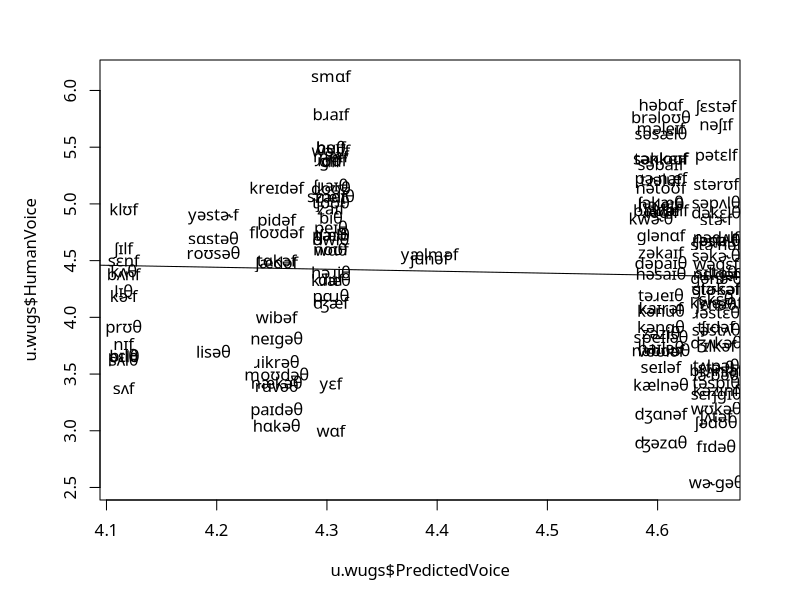

R code for this plot:
datadir = "~/Documents/wuglearn/"
chartdir = "~/Documents/wuglearn/charts/"

# load data
setwd(datadir)
wugs = read.csv("learner_output_wugs.txt", sep="\t")
#summary(wugs)
#nrow(wugs)

u.wugs = unique(wugs[,c("Base","Ortho","HumanVoice","MinGenVoice","PredictedVoice")])
#nrow(u.wugs)
# done loading data


# prepare for making charts
setwd(chartdir)
chartmode = "pdf"
chartmode = "screen"
myfont = "Doulos SIL"; pointsize=10
myfont = "Linux Libertine"; pointsize=12
quartz.fnc = function(cwidth,cheight,cname) {
	if(chartmode=="screen") {
		quartz(width=cwidth,height=cheight)
	}
	if(chartmode=="pdf") {
		quartz(width=cwidth,height=cheight,type="pdf",file=cname)
	}
}
# done preparing for charts

# correlation tests
cor.test(u.wugs$HumanVoice, u.wugs$PredictedVoice)
cor.test(u.wugs$HumanVoice, u.wugs$MinGenVoice)

# plotting humans vs. wuglearn
quartz.fnc(cwidth=8,cheight=8,cname="r.dfgd.pdf")
par(family=myfont,ps=pointsize,mar=c(5,5,3,3));
plot(u.wugs$HumanVoice ~ u.wugs$PredictedVoice, type="n")
text(u.wugs$HumanVoice ~ u.wugs$PredictedVoice, label=u.wugs$Base)
abline(lm(u.wugs$HumanVoice ~ u.wugs$PredictedVoice))
if (chartmode=="pdf") {dev.off()}













































